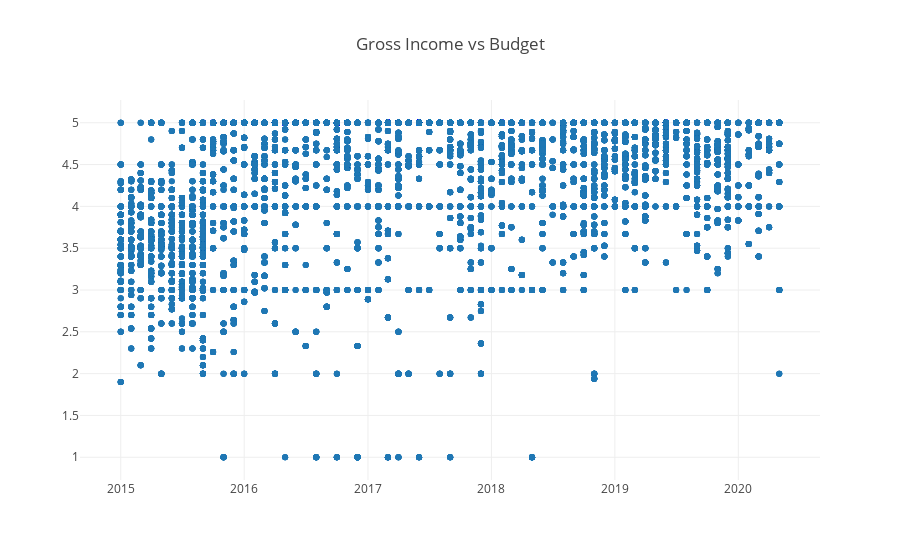

Here is the notebook cell this chart was saved with:
### Code cell
from plotly.graph_objs import Scatter

data = [Scatter(x=df_ingred['published'], y=df_ingred['rating'], mode = 'markers')]#, text=df['movie_title'])]
layout = Layout(title="Gross Income vs Budget")

fig = Figure(data=data, layout=layout)

plotly.offline.iplot(fig, show_link=False)

### Figure 1 — Plotly figure (JSON) as saved in the notebook; plotly's stock layout.template omitted (floating-point values rounded to 4 significant figures; data arrays with more than 128 entries replaced by an {"elided": "..."} marker saying what was removed)
{"data": [{"mode": "markers", "type": "scatter", "x": {"elided": "37120 str values"}, "y": {"elided": "37120 float values"}}], "layout": {"title": "Gross Income vs Budget"}}
